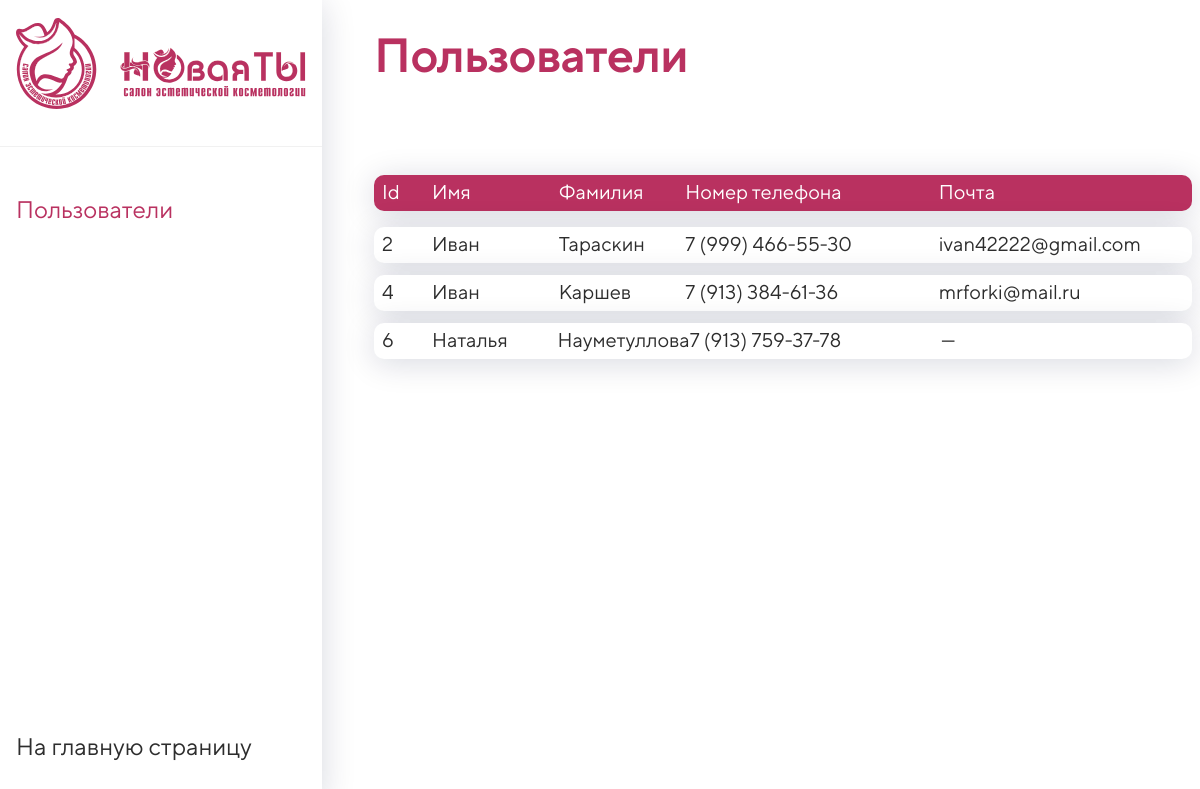
/pages/admin/index.php (signed in), run on the app's committed database.
### tables this page shows
CREATE TABLE `Users` (
  `UserID` int(10) NOT NULL,
  `UserName` varchar(254) NOT NULL,
  `Surname` varchar(254) NOT NULL,
  `TelephoneNumber` varchar(254) NOT NULL,
  `Email` varchar(254) DEFAULT NULL,
  `UserPassword` varchar(254) NOT NULL,
  `is_user_admin` varchar(254) DEFAULT NULL
);

### init.php (called while the page is built, shortened)
<?
function get_all_from_db($table_name, $connect){
    $query = mysqli_query($connect, "SELECT*FROM $table_name") or die(mysqli_error($connect));
    for ($data = []; $row = mysqli_fetch_assoc($query); $data[] = $row);
    return $data;
}

### pages/admin/admin-tabs/tab-users.php (the view, shortened to what this page needs)
<?
    $data = get_all_from_db("Users", $connect);
?>
<h1 class="tab_title">Пользователи</h1>
<div class="table">
    <ul class="row title">
        <li class="id">Id</li>
        <li class="name">Имя</li>
        <li class="surname">Фамилия</li>
        <li class="tel_number">Номер телефона</li>
        <li class="email">Почта</li>
    </ul>
    <?foreach ($data as $key => $value):?>
        <ul class="row">
            <li class="id"><?=$value["UserID"];?></li>
            <li class="name"><?=$value["UserName"];?></li>
            <li class="surname"><?=$value["Surname"];?></li>
            <?$value["TelephoneNumber"] = sprintf("%s (%s) %s-%s-%s",
                substr($value["TelephoneNumber"], 0, 1),
                substr($value["TelephoneNumber"], 1, 3),
                substr($value["TelephoneNumber"], 4, 3),
                substr($value["TelephoneNumber"], 7, 2),
                substr($value["TelephoneNumber"], 9)
            );?>
            <li class="tel_number"><?=$value["TelephoneNumber"];?></li>
            <?if ( $value["Email"] == "" ){$value["Email"] = "—";};?>
            <li class="email"><?=$value["Email"];?></li>
        </ul>
    <?endforeach;?>
</div>

### pages/admin/index.php (shortened to what this page needs)
<?include($_SERVER["DOCUMENT_ROOT"]."/init.php");?>
<?if ( $_SESSION["user"]["isadmin"] != "true" ):?>
    <h1>Доступ запрещен, <a href="<?=SITE_DEFAULT_PATH?>/authorization/">авторизуйтесь</a></h1>
<?else:
include("./admin_panel.php");
endif;?>

### pages/admin/admin_panel.php (shortened to what this page needs)
<!DOCTYPE html>
<html lang="en">
<head>
    <link rel="stylesheet" href="<?=SITE_DEFAULT_PATH?>/fonts/fonts.css">
    <link rel="stylesheet" href="./styles.css">
</head>
<body>
    <div class="left_column">
        <a href="" class="logo"><img src="<?=SITE_DEFAULT_PATH?>/media/ikons/full_logo.svg" alt=""></a>
        <ul class="tab_menu"></ul>
        <div class="back_to_main">
            <a href="<?=SITE_DEFAULT_PATH?>">На главную страницу</a>
        </div>
    </div>
    <div class="main_field">
        <?
        $files = $files = array_diff( scandir($_SERVER['DOCUMENT_ROOT']."/pages/admin/admin-tabs/"), array('..', '.') );
        $files = array_values($files);
        ?>
        <?foreach( $files as $key => $value ):?>
            <?$tab_id = str_replace(".php","", $value );?>
            <div id="<?=$tab_id;?>" data-tab_id="<?echo $key+1;?>" class="tab <?if($key+1 == 1){echo "active";};?>">
                <?require("./admin-tabs/".$value);?>
            </div>
        <?endforeach;?>
    </div>
</body>
</html>

### pages/admin/styles.css (style rules this page uses)
* { margin: 0; padding: 0; }
body .main_field .tab .tab_title { font-family: Mail_Sans_Roman_Med_DemBd; font-weight: 600; line-height: 90%; letter-spacing: -0.5px; }
body .left_column .tab_menu li a, body .left_column .back_to_main a { font-family: Mail_Sans_Roman_Med_regular; font-weight: 400; line-height: 90%; }
#tab-users .table .row li, #tab-users .table .row li.mob_title { font-family: Mail_Sans_Roman_Med_regular; font-weight: 400; line-height: 100%; }
body { width: 100vw; height: 100vh; max-width: 100vw; max-height: 100vh; overflow: hidden; }
body .left_column { -webkit-transition: 1s; transition: 1s; height: 100%; width: 322px; position: absolute; left: 0; top: 0; -webkit-box-shadow: 0px 4px 32px rgba(0, 16, 61, 0.16); box-shadow: 0px 4px 32px rgba(0, 16, 61, 0.16); background-color: #fff; padding: 16px; -webkit-box-sizing: border-box; box-sizing: border-box; display: -webkit-box; display: -ms-flexbox; display: flex; -webkit-box-orient: vertical; -webkit-box-direction: normal; -ms-flex-direction: column; flex-direction: column; z-index: 3; }
body .left_column .logo { position: relative; text-decoration: none; display: block; -webkit-box-sizing: border-box; box-sizing: border-box; width: 100%; height: auto; padding-bottom: 36px; margin-bottom: 54px; }
body .left_column .logo::after { content: ""; position: absolute; bottom: 0; left: -16px; width: calc(100% + (16px * 2)); height: 1px; border-bottom: 1px solid #F1F1F1; }
body .left_column .logo img { width: 100%; height: 100%; -o-object-fit: contain; object-fit: contain; }
body .left_column .tab_menu { width: 100%; list-style: none; margin-bottom: 24px; }
body .left_column .back_to_main { width: 100%; height: 100%; position: relative; }
body .left_column .back_to_main a { position: absolute; left: 0; bottom: 24px; color: #2D2D2D; font-size: 24px; text-decoration: none; }
body .main_field { width: calc(100% - 358px); height: 100%; padding-left: 358px; overflow-y: scroll; z-index: 0; }
body .main_field .tab { display: none; padding: 36px 16px 16px 16px; -webkit-box-sizing: border-box; box-sizing: border-box; width: 100%; }
body .main_field .tab.active { display: block; }
body .main_field .tab .tab_title { font-size: 48px; color: #B93160; margin-bottom: 96px; }
#tab-users .table { width: 100%; }
#tab-users .table .row { border-radius: 10px; width: 100%; padding: 8px 0 8px 8px; background-color: #fff; -webkit-box-shadow: 0px 4px 32px rgba(0, 16, 61, 0.16); box-shadow: 0px 4px 32px rgba(0, 16, 61, 0.16); list-style-type: none; list-style: none; margin-bottom: 12px; display: -ms-grid; display: grid; -ms-grid-columns: 100px .7fr 1fr 1fr 2fr; grid-template-columns: 100px .7fr 1fr 1fr 2fr; -ms-grid-rows: 1fr; grid-template-rows: 1fr; grid-template-areas: "id nameField surname tel_number email"; }
#tab-users .table .row.title { background-color: #B93160; margin-bottom: 16px; }
#tab-users .table .row.title li { color: #fff; }
#tab-users .table .row li { color: #2D2D2D; font-size: 20px; }
#tab-users .table .row li.id { -ms-grid-row: 1; -ms-grid-column: 1; grid-area: id; }
#tab-users .table .row li.name { -ms-grid-row: 1; -ms-grid-column: 2; grid-area: nameField; }
#tab-users .table .row li.surname { -ms-grid-row: 1; -ms-grid-column: 3; grid-area: surname; }
#tab-users .table .row li.tel_number { -ms-grid-row: 1; -ms-grid-column: 4; grid-area: tel_number; }
#tab-users .table .row li.email { -ms-grid-row: 1; -ms-grid-column: 5; grid-area: email; }
@media (max-width: 1300px) { #tab-users .table .row { -ms-grid-columns: 50px .5fr .5fr 1fr 1fr; grid-template-columns: 50px .5fr .5fr 1fr 1fr; } }

### data on the page
users: UserID "2", UserName "Иван", Surname "Тараскин", TelephoneNumber "7 (999) 466-55-30", Email "ivan42222@gmail.com"
users: UserID "4", UserName "Иван", Surname "Каршев", TelephoneNumber "7 (913) 384-61-36", Email "mrforki@mail.ru"
users: UserID "6", UserName "Наталья", Surname "Науметуллова", TelephoneNumber "7 (913) 759-37-78", Email "—"
